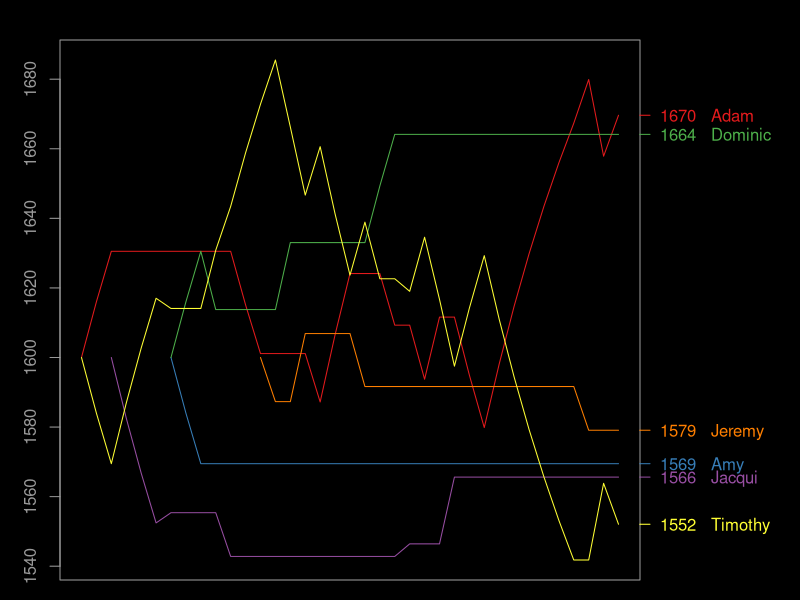

Recreate this plot in R.
svg(filename="chess.svg", width=8, height=5, pointsize=10, bg="black")

par(bg = "black")
par(fg="#999999")
par(mar=c(1, 3, 2, 8))

data <- read.csv("chess.csv", head=FALSE)

player1 = as.vector(t(data[1]))
player2 = as.vector(t(data[3]))
result = as.vector(t(data[2]))

numEntries = length(result)

players = sort(union(player1, player2))
numPlayers = length(players)

template = rep.int(1600, numEntries+1)
scores = data.frame(template)
for (name in players){
	scores[,name] <- template
}

K = 32

for (i in 2:(numEntries+1)){
	p1 = player1[i-1]
	r1 = 10 ^ (scores[i-1, p1] / 400)
	
	p2 = player2[i-1]
	r2 = 10 ^ (scores[i-1, p2] / 400)
	
	# Expected scores
	e1 = r1 / (r1 + r2)
	e2 = r2 / (r1 + r2)
	
	if (result[i-1] == "win"){
		s1 = 1
		s2 = 0
	} else {
		s1 = 0.5
		s2 = 0.5
	}
	
	for (j in i:(numEntries+1)){
		scores[j, p1] = scores[j, p1] + K * (s1 - e1)
		scores[j, p2] = scores[j, p2] + K * (s2 - e2)
	}
}

# Remove leading 1600s from new players
scores[1,"Timothy"]
for (player in players){
    for (i in 1:(numEntries-1)){
        if (scores[i, player] == 1600 && scores[i+1, player] == 1600)
            scores[i,player] = NA
    }
}

lowest = 1600
highest = 1600
for (name in players) {
        tempScores = scores[name]
        tempScores[is.na(tempScores)] = 1600
        lowest = min(lowest, min(tempScores[name]))
        highest = max(highest, max(tempScores[name]))
}

plot(
	NULL,
	xlim=c(1, numEntries+1),
	ylim=c(lowest, highest),
	ylab="",
	xlab="",
	col.lab="#999999", col.main="#999999", col.axis="#999999",
	xaxt='n'
)

library("RColorBrewer")
colors = brewer.pal(max(3, length(players)), "Set1")

i = 0
for (name in players){
	i = i + 1
	lines(
		x=1:(numEntries+1),
		y=t(scores[name]),
		col=colors[i]
	)
	
	#xData = 1:(numEntries+1)
	#yData = (apply(scores[name], 1, function(x) x))
	#lo = loess(yData~xData)
	#xl <- seq(1, numEntries+1, 0.1)
	#lines(xl, predict(lo, xl), col=colors[i])
	
	currentScore = scores[numEntries+1, name]
	roundedScore = round(currentScore, 0)
	label = paste(roundedScore, " ", name)
	axis(
		4,
		at=c(currentScore),
		labels=c(label),
		col=colors[i], col.ticks=colors[i], col.axis = colors[i],
		las=2
	)
}

#legend("topleft", legend=players, fill=colors, bg="black")
